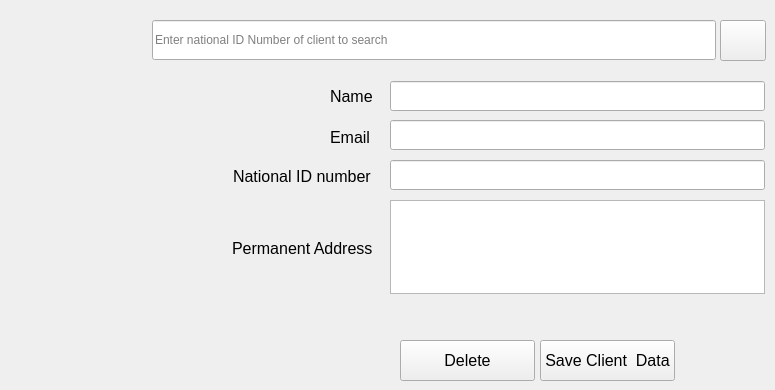
      <widget class="QWidget" name="Edit_delete_book_2">
       <attribute name="title">
        <string>Edit or Delete Client</string>
       </attribute>
       <widget class="QLabel" name="label_13">
        <property name="geometry">
         <rect>
          <x>330</x>
          <y>126</y>
          <width>42</width>
          <height>23</height>
         </rect>
        </property>
        <property name="font">
         <font>
          <family>Segoe UI</family>
          <pointsize>12</pointsize>
         </font>
        </property>
        <property name="text">
         <string>Email</string>
        </property>
       </widget>
       <widget class="QLabel" name="label_14">
        <property name="geometry">
         <rect>
          <x>233</x>
          <y>165</y>
          <width>142</width>
          <height>23</height>
         </rect>
        </property>
        <property name="font">
         <font>
          <family>Segoe UI</family>
          <pointsize>12</pointsize>
         </font>
        </property>
        <property name="text">
         <string>National ID number</string>
        </property>
       </widget>
       <widget class="QLineEdit" name="editClientName">
        <property name="geometry">
         <rect>
          <x>390</x>
          <y>81</y>
          <width>375</width>
          <height>30</height>
         </rect>
        </property>
        <property name="text">
         <string/>
        </property>
        <property name="placeholderText">
         <string/>
        </property>
       </widget>
       <widget class="QLineEdit" name="editClientNID">
        <property name="geometry">
         <rect>
          <x>390</x>
          <y>160</y>
          <width>375</width>
          <height>30</height>
         </rect>
        </property>
       </widget>
       <widget class="QLineEdit" name="editClientEmail">
        <property name="geometry">
         <rect>
          <x>390</x>
          <y>120</y>
          <width>375</width>
          <height>30</height>
         </rect>
        </property>
       </widget>
       <widget class="QPushButton" name="saveClientData">
        <property name="geometry">
         <rect>
          <x>540</x>
          <y>340</y>
          <width>135</width>
          <height>41</height>
         </rect>
        </property>
        <property name="font">
         <font>
          <family>Segoe UI</family>
          <pointsize>12</pointsize>
         </font>
        </property>
        <property name="text">
         <string>Save Client  Data</string>
        </property>
       </widget>
       <widget class="QLabel" name="label_29">
        <property name="geometry">
         <rect>
          <x>330</x>
          <y>85</y>
          <width>47</width>
          <height>23</height>
         </rect>
        </property>
        <property name="font">
         <font>
          <family>Segoe UI</family>
          <pointsize>12</pointsize>
         </font>
        </property>
        <property name="text">
         <string>Name</string>
        </property>
       </widget>
       <widget class="QPushButton" name="deleteClientData">
        <property name="geometry">
         <rect>
          <x>400</x>
          <y>340</y>
          <width>135</width>
          <height>41</height>
         </rect>
        </property>
        <property name="font">
         <font>
          <family>Segoe UI</family>
          <pointsize>12</pointsize>
         </font>
        </property>
        <property name="text">
         <string>Delete</string>
        </property>
       </widget>
       <widget class="QPushButton" name="clientSearchBtn">
        <property name="geometry">
         <rect>
          <x>720</x>
          <y>20</y>
          <width>46</width>
          <height>41</height>
         </rect>
        </property>
        <property name="font">
         <font>
          <family>Segoe UI</family>
          <pointsize>12</pointsize>
         </font>
        </property>
        <property name="layoutDirection">
         <enum>Qt::LeftToRight</enum>
        </property>
        <property name="styleSheet">
         <string notr="true">/*
QPushButton {
    border: 2px solid #8f8f91;
    border-radius: 6px;
	background-color:rgb(194, 194, 194);
   	border-color:rgb(38, 38, 38);
	min-width: auto;
}

QPushButton:pressed {
    background-color: qlineargradient(x1: 0, y1: 0, x2: 0, y2: 1,
                                      stop: 0 #dadbde, stop: 1 #f6f7fa);
}
*/</string>
        </property>
        <property name="text">
         <string/>
        </property>
        <property name="icon">
         <iconset resource="icons.qrc">
          <normaloff>:/icons/search.png</normaloff>:/icons/search.png</iconset>
        </property>
        <property name="iconSize">
         <size>
          <width>25</width>
          <height>18</height>
         </size>
        </property>
       </widget>
       <widget class="QLineEdit" name="searchClientData">
        <property name="geometry">
         <rect>
          <x>152</x>
          <y>20</y>
          <width>564</width>
          <height>40</height>
         </rect>
        </property>
        <property name="placeholderText">
         <string>Enter national ID Number of client to search</string>
        </property>
       </widget>
       <widget class="QTextEdit" name="newClientAddress_2">
        <property name="geometry">
         <rect>
          <x>390</x>
          <y>200</y>
          <width>375</width>
          <height>94</height>
         </rect>
        </property>
       </widget>
       <widget class="QLabel" name="label_33">
        <property name="geometry">
         <rect>
          <x>232</x>
          <y>237</y>
          <width>142</width>
          <height>23</height>
         </rect>
        </property>
        <property name="font">
         <font>
          <family>Segoe UI</family>
          <pointsize>12</pointsize>
         </font>
        </property>
        <property name="text">
         <string>Permanent Address</string>
        </property>
       </widget>
      </widget>
